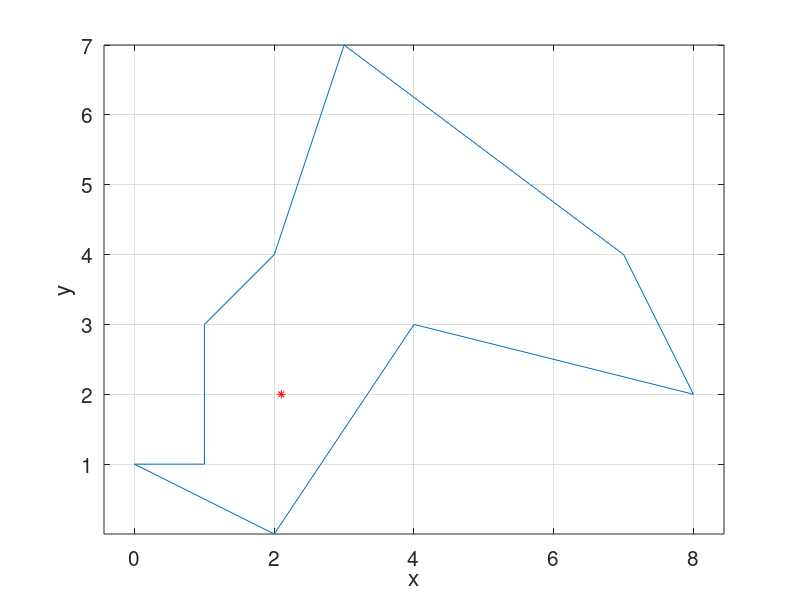

MATLAB code for this plot:
clc;
clear all;
close all;

%==============
% does a point lie inside a polygon?
%==============

tol = 0.0001;  % tolerance of total sum

%------
vertices = ...
[10, 10;
 6, 8;
 7, 8;
 6, 6;
 8, 2;
 10, 4;
 9, 5;
 11, 7;
 10, 10];

x0=2; y0=6;
x0=8; y0=6;
%------

clear vertices

%------
vertices =  ...
[0  1  
 2  0 ;
 4  3 ;
 8  2 ;
 7  4 ;
 3  7 ;
 2  4 ;
 1  3 ;
 1  1 ;
 0  1 ;
];

x0=7.0; y0 = 6;
x0=2.1; y0 = 2;
%------

x = vertices(:,1);          % x-coordinates of polygon vertices.
y = vertices(:,2);          % y-coordinates of polygon vertices.

%---
% plot
%---

figure
hold on
grid on;
plot(x0, y0, 'r*', x, y);
xlabel('x','fontsize',15)
ylabel('y','fontsize',15)
axis equal
set(gca,'fontsize',15)
box
%---

theta = 0;

M = length(x)-1;

for i=1:M

 X1 = x(i)-x0;
 Y1 = y(i)-y0;
 X2 = x(i+1)-x0;
 Y2 = y(i+1)-y0;
 norm1 = sqrt(X1*X1+Y1*Y1);
 norm2 = sqrt(X2*X2+Y2*Y2);
 crossprd = X1*Y2-X2*Y1;
 den = norm1*norm2;
 dth = asin(crossprd/den);
 innerprd = X1*X2+Y1*Y2;

 if(innerprd<0)
  dth = dth*(pi/abs(dth)-1.0);
 end

 theta = theta + dth;

end

theta_over_2pi = theta/(2*pi)

if(abs(theta)<tol)
    fprintf('Point lies outside polygon \n\n');
else
    fprintf('Point lies inside polygon \n\n');
end
